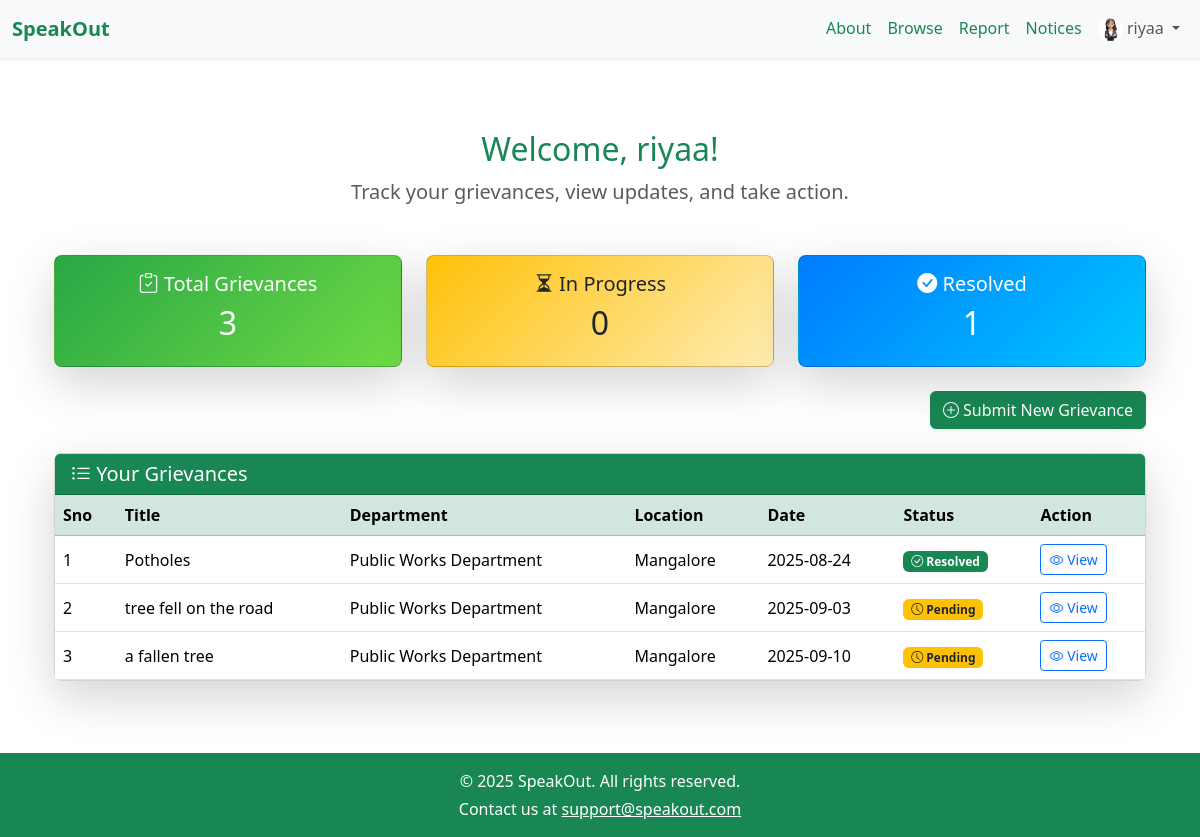
Screenshot of /u_dashboard (signed in) with the database file from the repository.
### models.py (models this page shows, shortened)
class Grievance(db.Model):
    id = db.Column(db.Integer, primary_key=True)
    user_id = db.Column(db.Integer, db.ForeignKey('user.id'), nullable=False)
    title = db.Column(db.String(100), nullable=False)
    description = db.Column(db.Text, nullable=False)
    category = db.Column(db.String(50))
    location = db.Column(db.String(200), nullable=False)
    status = db.Column(db.String(20), default='Pending')
    created_at = db.Column(db.DateTime, default=datetime.utcnow)
    updated_at = db.Column(db.DateTime, onupdate=datetime.utcnow)
    image = db.Column(db.String(255))
    comments = db.relationship('Comment', backref='grievance', lazy=True)
    department_id = db.Column(db.Integer, db.ForeignKey('department.id'), nullable=True)

class Department(db.Model):
    id = db.Column(db.Integer, primary_key=True)
    name = db.Column(db.String(100), nullable=False, unique=True)
    username = db.Column(db.String(80), nullable=False, unique=True)
    password = db.Column(db.String(200), nullable=False)
    profile_pic = db.Column(db.String(200), default="default_department.png")
    grievances = db.relationship("Grievance", backref="department", lazy=True)

### app.py (the view)
@app.route('/u_dashboard')
def u_dashboard():
    if 'user_id' not in session:
        return redirect(url_for('login'))
    department_id = request.args.get('department_id')
    query = Grievance.query.filter_by(user_id=session['user_id'])
    if department_id:
        query = query.filter_by(department_id=department_id)
    grievances = query.all()
    departments = Department.query.all()
    return render_template(
        'user/u_dashboard.html',
        grievances=grievances,
        departments=departments
    )

### templates/user/u_dashboard.html (shortened to what this page needs)
{% extends "base.html" %}
{% block content %}
<div class="container mt-5">
  <h2 class="text-success text-center mb-2">Welcome, {{ session.username }}!</h2>
  <p class="lead text-muted text-center">Track your grievances, view updates, and take action.</p>
  {% if grievances %}
  <div class="row text-center my-4 g-4">
    <div class="col-md-4">
      <div class="card text-white shadow-lg rounded-3" style="background: linear-gradient(135deg, #28a745, #6fda44);">
        <div class="card-body">
          <h5 class="card-title"><i class="bi bi-clipboard-check"></i> Total Grievances</h5>
          <h2>{{ grievances|length }}</h2>
        </div>
      </div>
    </div>
    <div class="col-md-4">
      <div class="card text-dark shadow-lg rounded-3" style="background: linear-gradient(135deg, #ffc107, #ffecb3);">
        <div class="card-body">
          <h5 class="card-title"><i class="bi bi-hourglass-split"></i> In Progress</h5>
          <h2>
            {{ grievances | selectattr("status", "equalto", "In Progress") | list | length }}
          </h2>
        </div>
      </div>
    </div>
    <div class="col-md-4">
      <div class="card text-white shadow-lg rounded-3" style="background: linear-gradient(135deg, #007bff, #00c6ff);">
        <div class="card-body">
          <h5 class="card-title"><i class="bi bi-check-circle-fill"></i> Resolved</h5>
          <h2>
            {{ grievances | selectattr("status", "equalto", "Resolved") | list | length }}
          </h2>
        </div>
      </div>
    </div>
  </div>
  {% endif %}
  <div class="mb-4 text-end">
    <a href="{{ url_for('submit_grievance') }}" class="btn btn-success shadow-sm">
      <i class="bi bi-plus-circle"></i> Submit New Grievance
    </a>
  </div>
  <div class="card shadow-lg mb-5 rounded-3">
    <div class="card-header bg-success text-white">
      <h5 class="mb-0"><i class="bi bi-list-ul"></i> Your Grievances</h5>
    </div>
    <div class="card-body p-0">
      <table class="table table-hover mb-0 align-middle">
        <thead class="table-success">
          <tr>
            <th>Sno</th>
            <th>Title</th>
            <th>Department</th>
            <th>Location</th>
            <th>Date</th>
            <th>Status</th>
            <th>Action</th>
          </tr>
        </thead>
        <tbody>
          {% if grievances %}
            {% for grievance in grievances %}
              <tr>
                <td>{{ loop.index }}</td>
                <td>{{ grievance.title }}</td>
                <td>{{ grievance.department.name if grievance.department else "N/A" }}</td>
                <td>{{ grievance.location.title() }}</td>
                <td>{{ grievance.created_at.strftime('%Y-%m-%d') if grievance.created_at else '—' }}</td>
                <td>
                  {% if grievance.status == "Pending" %}
                    <span class="badge bg-warning text-dark"><i class="bi bi-clock"></i> Pending</span>
                  {% elif grievance.status == "In Progress" %}
                    <span class="badge bg-primary"><i class="bi bi-hourglass-split"></i> In Progress</span>
                  {% elif grievance.status == "Resolved" %}
                    <span class="badge bg-success"><i class="bi bi-check-circle"></i> Resolved</span>
                  {% else %}
                    <span class="badge bg-secondary">{{ grievance.status }}</span>
                  {% endif %}
                </td>
                <td>
                  <a href="{{ url_for('view_grievance', id=grievance.id) }}" class="btn btn-sm btn-outline-primary">
                    <i class="bi bi-eye"></i> View
                  </a>
                </td>
              </tr>
            {% endfor %}
          {% else %}
            <tr>
              <td colspan="7" class="text-center text-muted p-4">
                No grievances submitted yet.
              </td>
            </tr>
          {% endif %}
        </tbody>
      </table>
    </div>
  </div>
</div>
<link rel="stylesheet" href="https://cdn.jsdelivr.net/npm/bootstrap-icons@1.11.1/font/bootstrap-icons.css">
{% endblock %}

### rows the page displays
Grievance: title "Potholes", department "Public Works Department", location "Mangalore", created_at "2025-08-24", status "Resolved" (drawn)
Grievance: title "tree fell on the road", department "Public Works Department", location "Mangalore", created_at "2025-09-03", status "Pending" (drawn)
Grievance: title "a fallen tree", department "Public Works Department", location "Mangalore", created_at "2025-09-10", status "Pending" (drawn)

### other values shown
{{ session.get('username') }} "riyaa"
{{ session.username }} "riyaa"
{{ grievances|length }} "3"
